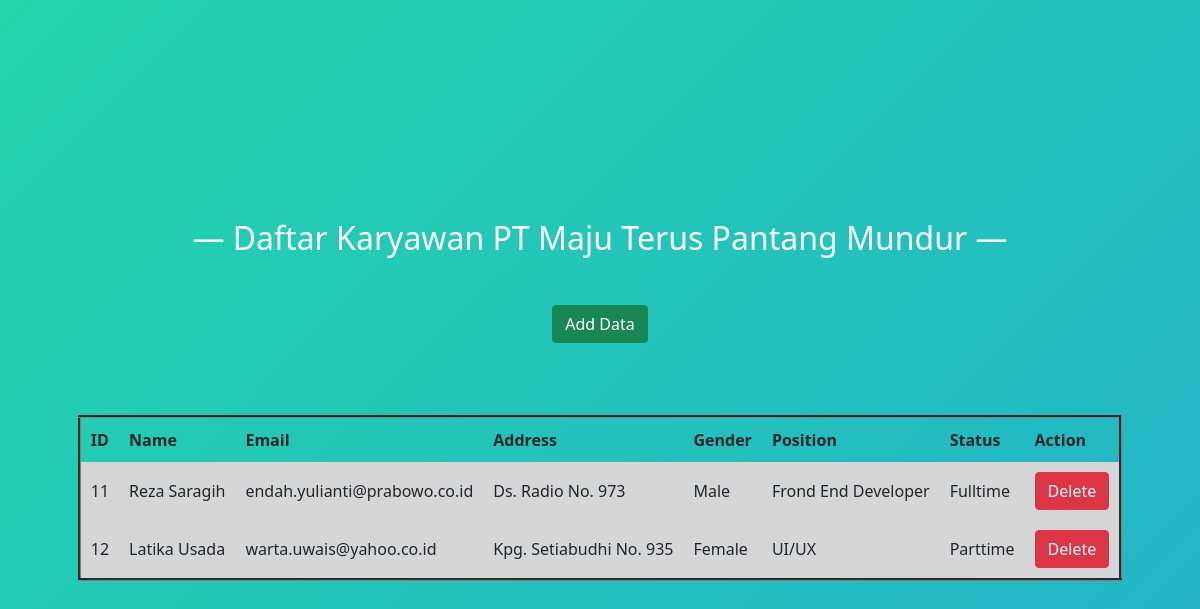
The page / on the database its author committed.
### tables this page shows
CREATE TABLE `karyawan` (
  `id` int(11) NOT NULL,
  `name` varchar(30) NOT NULL,
  `email` varchar(50) NOT NULL,
  `address` varchar(50) NOT NULL,
  `gender` varchar(10) NOT NULL,
  `position` varchar(20) NOT NULL,
  `status` varchar(15) NOT NULL
);

### function.php (called while the page is built, shortened)
<?php
$conn = mysqli_connect("localhost", "root", "", "praktikum_9");
function query($query)
{
    global $conn;
    $data = mysqli_query($conn, $query);
    $karyawans = [];
    while ($karyawan = mysqli_fetch_assoc($data)) {
        $karyawans[] = $karyawan;
    }
    return $karyawans;
}

### index.php (the view, shortened to what this page needs)
<?php
require 'function.php';
$karyawan = query("SELECT * FROM karyawan");
?>
<!DOCTYPE html>
<html lang="en">
<head>
    <link href="https://cdn.jsdelivr.net/npm/bootstrap@5.1.3/dist/css/bootstrap.min.css" rel="stylesheet">
    <link rel="stylesheet" href="style.css">
</head>
<body>
    <div class="d-flex flex-column justify-content-center w-100 h-100">
        <div class="d-flex flex-column justify-content-center align-items-center">
            <h2 class="fw-light text-white m-0">— Daftar Karyawan PT Maju Terus Pantang Mundur —</h2>
            <div class="btn-group my-5">
                <a href="add.php" class="btn btn-success" style="margin-right: 0%;">Add Data</a>
            </div>
            <br>
            <table border="3" cellpadding="10" cellspacing="0">
                <tr style="background:">
                    <th>ID</th>
                    <th>Name</th>
                    <th>Email</th>
                    <th>Address</th>
                    <th>Gender</th>
                    <th>Position</th>
                    <th>Status</th>
                    <th>Action</th>
                </tr>
                <?php foreach ($karyawan as $item) : ?>
                    <tr style="background: #D6D6D6;">
                        <td><?= $item['id']; ?></td>
                        <td><?= $item['name']; ?></td>
                        <td><?= $item['email']; ?></td>
                        <td><?= $item['address']; ?></td>
                        <td><?= $item['gender']; ?></td>
                        <td><?= $item['position']; ?></td>
                        <td><?= $item['status']; ?></td>
                        <td><a href="delete.php?id=<?= $item['id']; ?>" class="btn btn-danger" onclick="return confirm('Apakah yakin akan menghapus data ?')">Delete</a></td>
                    </tr>
                <?php endforeach ?>
            </table>
        </div>
    </div>
</body>
</html>

### style.css (style rules this page uses)
body { background: linear-gradient(-45deg, #ee7752, #e73c7e, #23a6d5, #23d5ab); background-size: 400% 400%; animation: gradient 15s ease infinite; height: 100vh; }

### rows shown on the page
karyawan: id "11", name "Reza Saragih", email "endah.yulianti@prabowo.co.id", address "Ds. Radio No. 973", gender "Male", position "Frond End Developer", status "Fulltime"
karyawan: id "12", name "Latika Usada", email "warta.uwais@yahoo.co.id", address "Kpg. Setiabudhi No. 935", gender "Female", position "UI/UX", status "Parttime"
